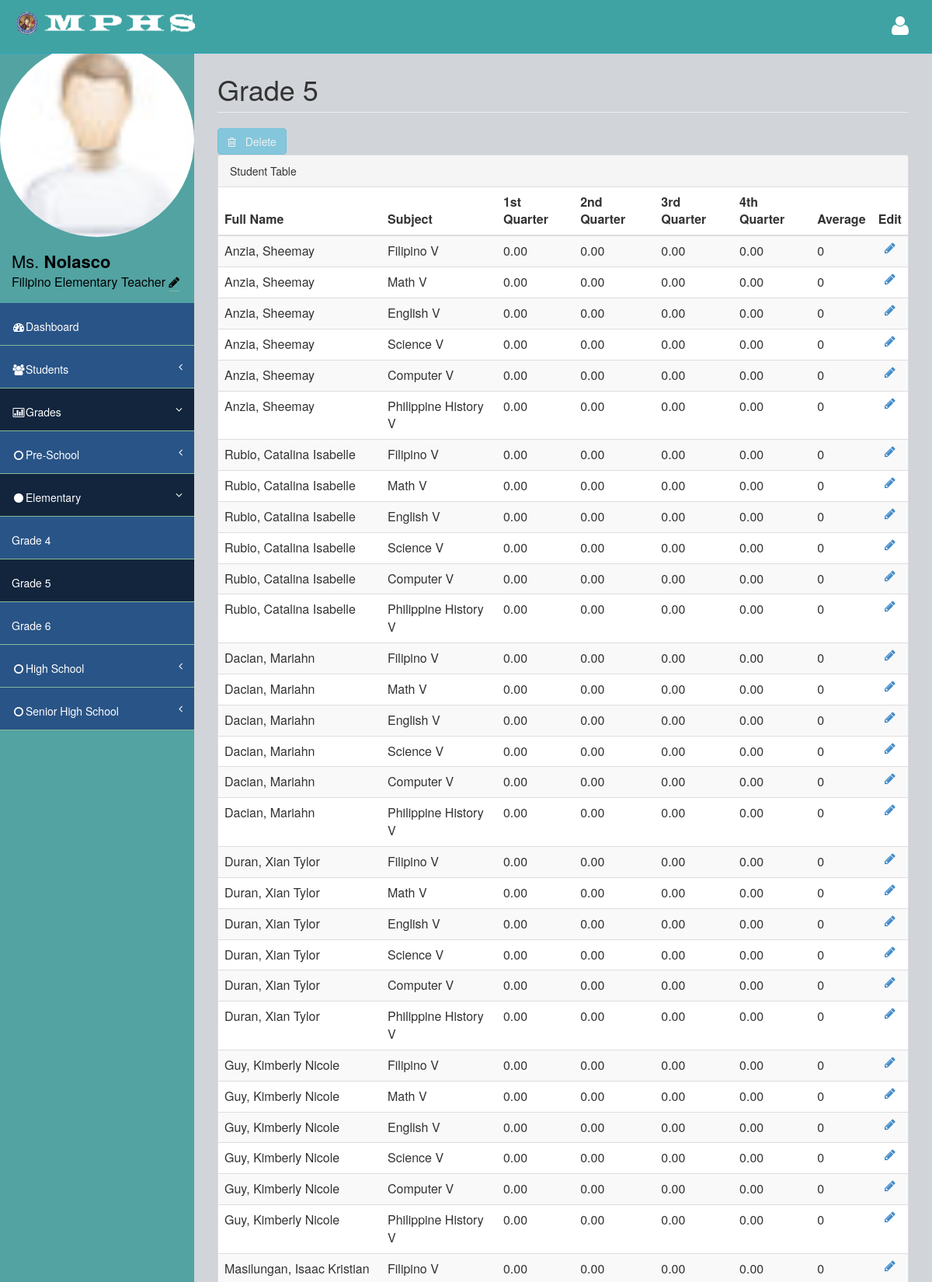
The page /Faculty/5_teacher_grades.php (signed in, upper part) on the database its author committed.
### tables this page shows
CREATE TABLE `faculty_tbl` (
  `fid` int(50) NOT NULL AUTO_INCREMENT,
  `id5` int(3) unsigned zerofill NOT NULL DEFAULT '002',
  `teacher_id` int(3) unsigned zerofill NOT NULL,
  `last_name` varchar(50) NOT NULL,
  `first_name` varchar(50) NOT NULL,
  `id4` int(3) unsigned zerofill NOT NULL DEFAULT '005',
  `subject_id` int(3) unsigned zerofill NOT NULL,
  `id3` int(3) unsigned zerofill NOT NULL DEFAULT '006',
  `section_id` int(3) unsigned zerofill NOT NULL,
  `user_name` varchar(50) NOT NULL,
  `user_email` varchar(50) NOT NULL,
  `user_pass` varchar(50) NOT NULL,
  `dec_pass` varchar(50) NOT NULL,
  `user_pic` varchar(255) NOT NULL DEFAULT 'user.jpg',
  `user_bio` varchar(255) NOT NULL,
  `date` date NOT NULL,
  `time` time NOT NULL,
  `hr` varchar(2) NOT NULL,
  `date2` date NOT NULL,
  `time2` time NOT NULL,
  `hr2` varchar(2) NOT NULL,
  PRIMARY KEY (`fid`,`teacher_id`)
);

CREATE TABLE `grade_tbl` (
  `gid` int(50) NOT NULL AUTO_INCREMENT,
  `id` int(3) unsigned zerofill NOT NULL DEFAULT '007',
  `grade_id` int(3) unsigned zerofill NOT NULL,
  `id3` int(3) unsigned zerofill NOT NULL DEFAULT '006',
  `section_id` int(3) unsigned zerofill NOT NULL,
  `id4` int(3) unsigned zerofill NOT NULL DEFAULT '005',
  `subject_id` int(3) unsigned zerofill NOT NULL,
  `1stQA` double(5,2) NOT NULL,
  `2ndQA` double(5,2) NOT NULL,
  `3rdQA` double(5,2) NOT NULL,
  `4thQA` double(5,2) NOT NULL,
  PRIMARY KEY (`gid`)
);

### Faculty/5_teacher_grades.php (the view, shortened to what this page needs)
<?php
include('check.php');
?>
<!DOCTYPE html>
<html>
<head>
	<?php include('link.php'); ?>
</head>
<body>
    <div id="wrapper">
        <nav class="navbar navbar-default navbar-fixed-top" role="navigation" id="navbar">
            <div class="navbar-header">
                <a class="navbar-brand" href="teacher.php"><img src="../images/ico/android-icon-48x48.png" alt="logo"><img src="../images/logo.png" alt="logo"></a>
            </div>
            <ul class="nav navbar-top-links navbar-right">
                <li class="dropdown">
                    <a class="dropdown-toggle" data-toggle="dropdown" href="#">
                        <i class="fa fa-user fa-2x"></i>
                    </a>
                </li>
            </ul>
        </nav>
        <nav class="navbar-default navbar-static-side" role="navigation">
            <div class="sidebar-collapse">
                <ul class="nav" id="side-menu">
                    <li>
                        <div class="user-section">
                            <?php
							$sql = "SELECT * FROM faculty_tbl WHERE user_email='".$_SESSION["user_email"]."'";
							$result = $conn->query($sql);
								if ($result->num_rows > 0) {
									while($row = $result->fetch_assoc())
									{
										?>
										<img src="../uploads/<?php echo $row['user_pic'];?>" alt="" width=250 height=250 style="border-radius: 50%;"/>
										<?php
									}
								}
							?>
                            <div class="user-info">
                                <div><?php
								$sql = "SELECT * FROM faculty_tbl where user_email='".$_SESSION["user_email"]."'";
								$result = $conn->query($sql);
								if ($result->num_rows > 0) {
									while($row = $result->fetch_assoc())
									{
									echo $row['first_name'];
									echo "<strong>".$row['last_name']."</strong>";
									echo "<br>";
									echo "<font size=3>";
									echo $row['user_bio'];
									?>
									<a href="user_settings.php">
									<font color=black>
										<i class="fa fa-pencil"></i>
									</font>
									</a>
									<?php
									echo "</font>";
									}
								}
							?></div>
                            </div>
                        </div>
                    </li>
                    <li>
                        <a href="teacher.php"><i class="fa fa-dashboard fa-fw"></i>Dashboard</a>
                    </li>
                    <li>
                        <a href="#"><i class="fa fa-users fa-fw"></i>Students<span class="fa arrow"></span></a>
                    </li>
                    <li class="active selected a">
                        <a href="#"><i class="fa fa-bar-chart-o fa-fw"></i>Grades<span class="fa arrow"></span></a>
                        <ul class="nav nav-second-level">
                            <li>
                                <a href="#"><i class="fa fa-circle-o fa-fw"></i>Pre-School<span class="fa arrow"></span></a>
                            </li>
                            <li class="active selected a" >
                                <a href="#"><i class="fa fa-circle fa-fw"></i>Elementary<span class="fa arrow"></span></a>
                                <ul class="nav nav-second-level">
                                    <li>
                                        <a href="4_teacher_grades.php">Grade 4</a>
                                    </li>
                                    <li class="selected a">
                                        <a href="5_teacher_grades.php">Grade 5</a>
                                    </li>
                                    <li>
                                        <a href="6_teacher_grades.php">Grade 6</a>
                                    </li>
                                </ul>
                            </li>
                            <li>
                                <a href="#"><i class="fa fa-circle-o fa-fw"></i>High School<span class="fa arrow"></span></a>
                            </li>
                            <li>
                                <a href="#"><i class="fa fa-circle-o fa-fw"></i>Senior High School<span class="fa arrow"></span></a>
                            </li>
                        </ul>
                    </li>
                </ul>
            </div>
        </nav>
        <div id="page-wrapper">
            <div class="row">
                <div class="col-lg-12">
                    <h1 class="page-header">Grade 5</h1>
                </div>
            </div>
			<button class="btn btn-info" type="button" name="btn_delselc" disabled="disabled"> <span class="fa fa-trash-o"></span> &nbsp; Delete</button>
            <div class="row">
                <div class="col-lg-12">
                    <div class="panel panel-default">
                        <div class="panel-heading">
                             Student Table
                        </div>
		<div class="content-loader">
		<table cellspacing="0" width="100%" id="example" class="table table-striped table-hover table-responsive">
        <thead>
        <tr>
        <th>Full Name</th>
        <th>Subject</th>
        <th>1st Quarter</th>
        <th>2nd Quarter</th>
        <th>3rd Quarter</th>
        <th>4th Quarter</th>
		<th>Average</th>
        <th>Edit</th>
        </tr>
        </thead>
        <tbody>
        <?php
        require_once 'connection.php';
        $stmt = $db_con->prepare("SELECT DISTINCT b.gid,b.subject_id,d.subject,a.last_name,a.first_name,b.1stQA,b.2ndQA,b.3rdQA,b.4thQA FROM stud_grade_tbl AS a INNER JOIN grade_tbl AS b LEFT JOIN faculty_tbl AS c ON c.subject_id=b.subject_id LEFT JOIN subject_tbl AS d ON d.subject_id=b.subject_id && b.subject_id = d.subject_id WHERE b.grade_id=a.grade_id && a.section_id = '007' ORDER BY b.gid");
        $stmt->execute();
        while($row=$stmt->fetch(PDO::FETCH_ASSOC))
        {
            ?>
            <tr>
            <td><?php echo $row['last_name'].", ".$row['first_name']; ?></td>
            <td><?php echo $row['subject']; ?></td>
            <td><?php echo $row['1stQA']; ?></td>
            <td><?php echo $row['2ndQA']; ?></td>
            <td><?php echo $row['3rdQA']; ?></td>
            <td><?php echo $row['4thQA']; ?></td>
			<td><?php echo ($row['1stQA'] + $row['2ndQA'] + $row['3rdQA'] + $row['4thQA']) / 4?></td>
            <td align="center">
            <a id="<?php echo $row['gid']; ?>" class="edit-link" href="#" title="Edit">
            <i class="fa fa-pencil"></i>
            </a></td>
			</tr>
			<?php
		}
		?>
        </tbody>
		</table>
		</div>
        </div>
        </div>
        </div>
        </div>
</body>
</html>

### assets/css/style.css (style rules this page uses)
body { background-color: #f8f8f8; }
#wrapper { width: 100%; margin-top: 55px!important; background-color:#53a3a3; }
#page-wrapper { padding: 0 15px; min-height: 568px; background-color:rgb(209, 212, 216); }
.navbar-static-side ul li { background-color:#295487; !important; }
.navbar-top-links li { display: inline-block; }
.navbar-top-links li:last-child { margin-right: 15px; }
.navbar-top-links li a { padding: 20px; min-height: 50px; }
.arrow { float: right; }
.fa.arrow:before { content: "\f104"; }
.active > a > .fa.arrow:before { content: "\f107"; }
.selected.a { background-color: #12253d; }
.active.selected.a { background-color: #12253d; }
.nav-second-level li, .nav-third-level li { border-bottom: none !important; }
.nav-second-level li a { padding-left: 37px; }
@media (min-width:768px) { .navbar-static-side { z-index: 1; position: absolute; width: 250px; } }

### assets/css/main-style.css (style rules this page uses)
.user-info { display: block; color:#000!important; display: inline-block; padding: 15px; margin-bottom: 0px }
.navbar-top-links > li > a { color: #FFFFFF; }
.nav > li > a { padding: 20px 15px; }
#side-menu { background-color:#04B173; }
#side-menu a { color:#fff; border-bottom: 1px solid #84B899 !important; height: 55px; }
.selected { background-color:rgb(83, 163, 163); }
#navbar { background-color:rgb(63, 163, 163); }
.navbar-brand { padding-left:20px; }
.navbar-brand img { height:30px; }
.navbar-default { border-color: #27A6BE; }
@media (min-width:768px) { #page-wrapper { position: inherit; margin: 0 0 0 250px; padding: 0 30px; min-height: 1000px; } }

### Faculty/link.php (style rules this page uses)
.user-section { font-size:22px; background-color:rgb(83, 163, 163); }

### rows shown on the page
faculty_tbl: user_pic (placeholder picture), first_name "Ms.", last_name "Nolasco", user_bio "Filipino Elementary Teacher"
grade_tbl: last_name "Anzia", first_name "Sheemay", subject "Filipino V", 1stQA "0.00", 2ndQA "0.00", 3rdQA "0.00", 4thQA "0.00", ($row['1stQA'] + $row['2ndQA'] + $row['3rdQA'] + $row['4thQA']) / 4 "0"
grade_tbl: last_name "Anzia", first_name "Sheemay", subject "Math V", 1stQA "0.00", 2ndQA "0.00", 3rdQA "0.00", 4thQA "0.00", ($row['1stQA'] + $row['2ndQA'] + $row['3rdQA'] + $row['4thQA']) / 4 "0"
grade_tbl: last_name "Anzia", first_name "Sheemay", subject "English V", 1stQA "0.00", 2ndQA "0.00", 3rdQA "0.00", 4thQA "0.00", ($row['1stQA'] + $row['2ndQA'] + $row['3rdQA'] + $row['4thQA']) / 4 "0"
grade_tbl: last_name "Anzia", first_name "Sheemay", subject "Science V", 1stQA "0.00", 2ndQA "0.00", 3rdQA "0.00", 4thQA "0.00", ($row['1stQA'] + $row['2ndQA'] + $row['3rdQA'] + $row['4thQA']) / 4 "0"
grade_tbl: last_name "Anzia", first_name "Sheemay", subject "Computer V", 1stQA "0.00", 2ndQA "0.00", 3rdQA "0.00", 4thQA "0.00", ($row['1stQA'] + $row['2ndQA'] + $row['3rdQA'] + $row['4thQA']) / 4 "0"
grade_tbl: last_name "Anzia", first_name "Sheemay", subject "Philippine History V", 1stQA "0.00", 2ndQA "0.00", 3rdQA "0.00", 4thQA "0.00", ($row['1stQA'] + $row['2ndQA'] + $row['3rdQA'] + $row['4thQA']) / 4 "0"
grade_tbl: last_name "Rubio", first_name "Catalina Isabelle", subject "Filipino V", 1stQA "0.00", 2ndQA "0.00", 3rdQA "0.00", 4thQA "0.00", ($row['1stQA'] + $row['2ndQA'] + $row['3rdQA'] + $row['4thQA']) / 4 "0"
grade_tbl: last_name "Rubio", first_name "Catalina Isabelle", subject "Math V", 1stQA "0.00", 2ndQA "0.00", 3rdQA "0.00", 4thQA "0.00", ($row['1stQA'] + $row['2ndQA'] + $row['3rdQA'] + $row['4thQA']) / 4 "0"
grade_tbl: last_name "Rubio", first_name "Catalina Isabelle", subject "English V", 1stQA "0.00", 2ndQA "0.00", 3rdQA "0.00", 4thQA "0.00", ($row['1stQA'] + $row['2ndQA'] + $row['3rdQA'] + $row['4thQA']) / 4 "0"
grade_tbl: last_name "Rubio", first_name "Catalina Isabelle", subject "Science V", 1stQA "0.00", 2ndQA "0.00", 3rdQA "0.00", 4thQA "0.00", ($row['1stQA'] + $row['2ndQA'] + $row['3rdQA'] + $row['4thQA']) / 4 "0"
grade_tbl: last_name "Rubio", first_name "Catalina Isabelle", subject "Computer V", 1stQA "0.00", 2ndQA "0.00", 3rdQA "0.00", 4thQA "0.00", ($row['1stQA'] + $row['2ndQA'] + $row['3rdQA'] + $row['4thQA']) / 4 "0"
grade_tbl: last_name "Rubio", first_name "Catalina Isabelle", subject "Philippine History V", 1stQA "0.00", 2ndQA "0.00", 3rdQA "0.00", 4thQA "0.00", ($row['1stQA'] + $row['2ndQA'] + $row['3rdQA'] + $row['4thQA']) / 4 "0"
grade_tbl: last_name "Dacian", first_name "Mariahn", subject "Filipino V", 1stQA "0.00", 2ndQA "0.00", 3rdQA "0.00", 4thQA "0.00", ($row['1stQA'] + $row['2ndQA'] + $row['3rdQA'] + $row['4thQA']) / 4 "0"
grade_tbl: last_name "Dacian", first_name "Mariahn", subject "Math V", 1stQA "0.00", 2ndQA "0.00", 3rdQA "0.00", 4thQA "0.00", ($row['1stQA'] + $row['2ndQA'] + $row['3rdQA'] + $row['4thQA']) / 4 "0"
grade_tbl: last_name "Dacian", first_name "Mariahn", subject "English V", 1stQA "0.00", 2ndQA "0.00", 3rdQA "0.00", 4thQA "0.00", ($row['1stQA'] + $row['2ndQA'] + $row['3rdQA'] + $row['4thQA']) / 4 "0"
grade_tbl: last_name "Dacian", first_name "Mariahn", subject "Science V", 1stQA "0.00", 2ndQA "0.00", 3rdQA "0.00", 4thQA "0.00", ($row['1stQA'] + $row['2ndQA'] + $row['3rdQA'] + $row['4thQA']) / 4 "0"
grade_tbl: last_name "Dacian", first_name "Mariahn", subject "Computer V", 1stQA "0.00", 2ndQA "0.00", 3rdQA "0.00", 4thQA "0.00", ($row['1stQA'] + $row['2ndQA'] + $row['3rdQA'] + $row['4thQA']) / 4 "0"
grade_tbl: last_name "Dacian", first_name "Mariahn", subject "Philippine History V", 1stQA "0.00", 2ndQA "0.00", 3rdQA "0.00", 4thQA "0.00", ($row['1stQA'] + $row['2ndQA'] + $row['3rdQA'] + $row['4thQA']) / 4 "0"
grade_tbl: last_name "Duran", first_name "Xian Tylor", subject "Filipino V", 1stQA "0.00", 2ndQA "0.00", 3rdQA "0.00", 4thQA "0.00", ($row['1stQA'] + $row['2ndQA'] + $row['3rdQA'] + $row['4thQA']) / 4 "0"
grade_tbl: last_name "Duran", first_name "Xian Tylor", subject "Math V", 1stQA "0.00", 2ndQA "0.00", 3rdQA "0.00", 4thQA "0.00", ($row['1stQA'] + $row['2ndQA'] + $row['3rdQA'] + $row['4thQA']) / 4 "0"
grade_tbl: last_name "Duran", first_name "Xian Tylor", subject "English V", 1stQA "0.00", 2ndQA "0.00", 3rdQA "0.00", 4thQA "0.00", ($row['1stQA'] + $row['2ndQA'] + $row['3rdQA'] + $row['4thQA']) / 4 "0"
grade_tbl: last_name "Duran", first_name "Xian Tylor", subject "Science V", 1stQA "0.00", 2ndQA "0.00", 3rdQA "0.00", 4thQA "0.00", ($row['1stQA'] + $row['2ndQA'] + $row['3rdQA'] + $row['4thQA']) / 4 "0"
grade_tbl: last_name "Duran", first_name "Xian Tylor", subject "Computer V", 1stQA "0.00", 2ndQA "0.00", 3rdQA "0.00", 4thQA "0.00", ($row['1stQA'] + $row['2ndQA'] + $row['3rdQA'] + $row['4thQA']) / 4 "0"
grade_tbl: last_name "Duran", first_name "Xian Tylor", subject "Philippine History V", 1stQA "0.00", 2ndQA "0.00", 3rdQA "0.00", 4thQA "0.00", ($row['1stQA'] + $row['2ndQA'] + $row['3rdQA'] + $row['4thQA']) / 4 "0"
grade_tbl: last_name "Guy", first_name "Kimberly Nicole", subject "Filipino V", 1stQA "0.00", 2ndQA "0.00", 3rdQA "0.00", 4thQA "0.00", ($row['1stQA'] + $row['2ndQA'] + $row['3rdQA'] + $row['4thQA']) / 4 "0"
grade_tbl: last_name "Guy", first_name "Kimberly Nicole", subject "Math V", 1stQA "0.00", 2ndQA "0.00", 3rdQA "0.00", 4thQA "0.00", ($row['1stQA'] + $row['2ndQA'] + $row['3rdQA'] + $row['4thQA']) / 4 "0"
grade_tbl: last_name "Guy", first_name "Kimberly Nicole", subject "English V", 1stQA "0.00", 2ndQA "0.00", 3rdQA "0.00", 4thQA "0.00", ($row['1stQA'] + $row['2ndQA'] + $row['3rdQA'] + $row['4thQA']) / 4 "0"
grade_tbl: last_name "Guy", first_name "Kimberly Nicole", subject "Science V", 1stQA "0.00", 2ndQA "0.00", 3rdQA "0.00", 4thQA "0.00", ($row['1stQA'] + $row['2ndQA'] + $row['3rdQA'] + $row['4thQA']) / 4 "0"
grade_tbl: last_name "Guy", first_name "Kimberly Nicole", subject "Computer V", 1stQA "0.00", 2ndQA "0.00", 3rdQA "0.00", 4thQA "0.00", ($row['1stQA'] + $row['2ndQA'] + $row['3rdQA'] + $row['4thQA']) / 4 "0"
grade_tbl: last_name "Guy", first_name "Kimberly Nicole", subject "Philippine History V", 1stQA "0.00", 2ndQA "0.00", 3rdQA "0.00", 4thQA "0.00", ($row['1stQA'] + $row['2ndQA'] + $row['3rdQA'] + $row['4thQA']) / 4 "0"
grade_tbl: last_name "Masilungan", first_name "Isaac Kristian", subject "Filipino V", 1stQA "0.00", 2ndQA "0.00", 3rdQA "0.00", 4thQA "0.00", ($row['1stQA'] + $row['2ndQA'] + $row['3rdQA'] + $row['4thQA']) / 4 "0"
